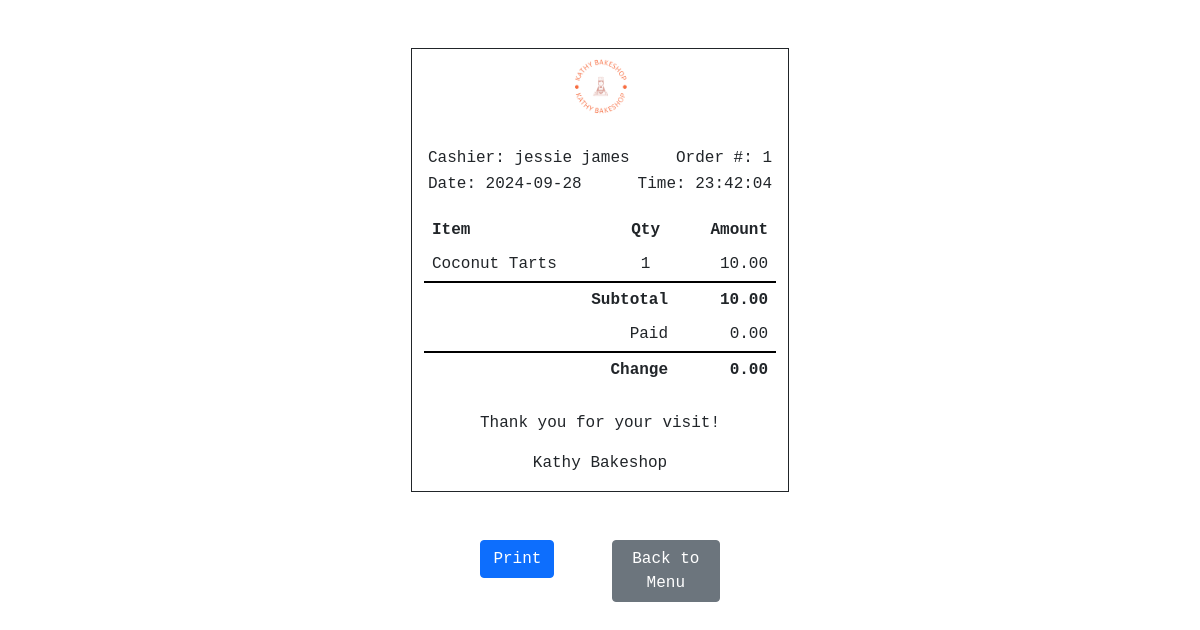
Page /pos/receipt/index.php on the committed database.
### tables this page shows
CREATE TABLE `orders` (
  `id` int(11) NOT NULL,
  `user_id` int(11) NOT NULL,
  `total` int(11) NOT NULL,
  `date` timestamp NOT NULL DEFAULT current_timestamp() ON UPDATE current_timestamp(),
  `status` text NOT NULL
);

CREATE TABLE `users` (
  `id` int(11) NOT NULL,
  `first_name` varchar(25) NOT NULL,
  `last_name` varchar(25) NOT NULL,
  `username` varchar(30) NOT NULL,
  `password` varchar(255) NOT NULL,
  `ifadmin` int(11) NOT NULL,
  `role` enum('admin','staff','','') NOT NULL
);

CREATE TABLE `order_details` (
  `id` int(11) NOT NULL,
  `order_id` int(11) NOT NULL,
  `product_id` int(11) NOT NULL,
  `quantity` int(11) NOT NULL
);

CREATE TABLE `products` (
  `id` int(11) NOT NULL,
  `product_name` varchar(50) NOT NULL,
  `price` decimal(10,2) NOT NULL,
  `image` longblob NOT NULL,
  `description` varchar(1000) NOT NULL,
  `quantity` int(11) NOT NULL
);

### Classes/receipt-detail.php (called while the page is built)
<?php
function getOrderDetails($conn, $orderID) {
    $orderQuery = "
        SELECT orders.id AS order_id, users.first_name, users.last_name, orders.total, orders.date
        FROM orders
        JOIN users ON orders.user_id = users.id
        WHERE orders.id = $orderID
    ";
    $orderResult = $conn->query($orderQuery);
    if ($orderResult->num_rows > 0) {
        return $orderResult->fetch_assoc();
    } else {
        return null;
    }
}
function getOrderItems($conn, $orderID) {
    $itemsQuery = "
        SELECT products.product_name, products.price, order_details.quantity
        FROM order_details
        JOIN products ON order_details.product_id = products.id
        WHERE order_details.order_id = $orderID
    ";
    return $conn->query($itemsQuery);
}
?>

### pos/receipt/index.php (the view, shortened to what this page needs)
<?php
include_once '../../Classes/receipt-detail.php';
$database = new Database();
$conn = $database->conn;
$orderID = isset($_GET['order_id']) ? (int)$_GET['order_id'] : 1;
$order = getOrderDetails($conn, $orderID);
$subtotal = 0;
$payment = 0;
$change = $payment - $subtotal;
$itemsResult = getOrderItems($conn, $orderID);
$subtotal = 0;
?>
<html lang="en">
<head>
    <link href="https://cdn.jsdelivr.net/npm/bootstrap@5.1.3/dist/css/bootstrap.min.css" rel="stylesheet">
    <link href="../css/receipt.css" rel="stylesheet">
</head>
<body>
<div class="main pt-5 mb-5">
    <div class="container align-items-center justify-content-center d-flex">
             <div class="row ">
                <div class="col  border border-dark">
                    <div class="text-center mb-3">
                        <img src="../../image/LOGO.PNG" alt="Logo" class="img-fluid" style="max-height: 80px;">
                    </div>
                    <table class="table table-borderless table-sm">
                        <tbody>
                            <tr>
                                <td>Cashier: <span><?php echo $order['first_name'] ; ?></span></td>
                                <td class="text-end">Order #: <span><?php echo $order['order_id']; ?></span></td>
                            </tr>
                            <tr>
                                <td>Date: <span><?php echo date("Y-m-d", strtotime($order['date'])); ?></span></td>
                                <td class="text-end">Time: <span><?php echo date("H:i:s", strtotime($order['date'])); ?></span></td>
                            </tr>
                        </tbody>
                    </table>
                    <table class="table table-borderless table-sm items">
                        <thead>
                            <tr>
                                <th>Item</th>
                                <th class="text-center">Qty</th>
                                <th class="text-end">Amount</th>
                            </tr>
                        </thead>
                        <tbody>
                            <?php while ($item = $itemsResult->fetch_assoc()) {
                                $itemTotal = $item['price'] * $item['quantity'];
                                $subtotal += $itemTotal;
                            ?>
                            <tr>
                                <td><?php echo $item['product_name']; ?></td>
                                <td class="text-center"><?php echo $item['quantity']; ?></td>
                                <td class="text-end"><?php echo number_format($itemTotal, 2); ?></td>
                            </tr>
                            <?php } ?>
                            <tr class="total-row">
                                <td colspan="2" class="text-end">Subtotal</td>
                                <td class="text-end"><?php echo number_format($subtotal, 2); ?></td>
                            </tr>
                            <tr>
                                <td colspan="2" class="text-end">Paid</td>
                                <td class="text-end"><?php echo number_format($payment, 2); ?></td>
                            </tr>
                            <tr class="total-row">
                                <td colspan="2" class="text-end">Change</td>
                                <td class="text-end"><?php echo number_format($change, 2); ?></td>
                            </tr>
                        </tbody>
                    </table>
                    <div class="text-center mt-4">
                        <p>Thank you for your visit!</p>
                    </div>
                    <div class="text-center footer-text">
                        <p>Kathy Bakeshop</p>
                    </div>
                </div>
            </div>
        </div>
</div>
<div class="container align-items-center justify-content-center d-flex">
    <div class="row ">
        <div class="col-6">
            <button class="btn btn-primary" onclick="window.print()">Print</button>
        </div>
        <div class="col-6">
            <a href="../index.php" class="btn btn-secondary">Back to Menu</a>
        </div>
    </div>
</div>
</body>
</html>

### pos/css/receipt.css (style rules this page uses)
body { font-family: 'Courier New', Courier, monospace; margin: 0; }
table { width: 100%; }
.items td, .items th { padding: 0.5rem; }
.total-row { border-top: 2px solid #000; font-weight: bold; }

### rows in the picture
orders: user.first_name "jessie james", id "1", date "2024-09-28", date "23:42:04"
order_details: product.product_name "Coconut Tarts", quantity "1", product.price "10.00"

### other values in the picture
$subtotal "10.00"
$payment "0.00"
$change "0.00"
